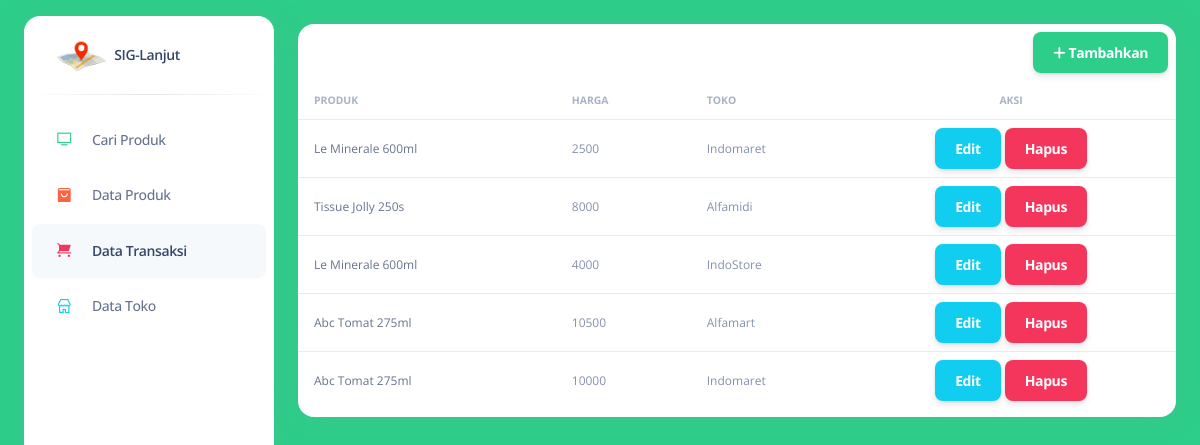
Page /transaksi/index.php on the committed database.
### tables this page shows
CREATE TABLE `transaksi` (
  `id` int NOT NULL,
  `prod_id` bigint DEFAULT NULL,
  `harga` int DEFAULT NULL,
  `toko_id` int DEFAULT NULL,
  `tgl` datetime DEFAULT NULL,
  `jumlah` int DEFAULT NULL
);

CREATE TABLE `produk` (
  `bar` char(13) NOT NULL DEFAULT '',
  `nama` varchar(50) NOT NULL,
  `kategori` varchar(20) NOT NULL DEFAULT 'lainnya'
);

CREATE TABLE `toko` (
  `id` int NOT NULL,
  `nama` varchar(50) DEFAULT NULL,
  `alamat` varchar(50) DEFAULT NULL,
  `lat` double DEFAULT NULL,
  `lng` double DEFAULT NULL
);

### koneksi.php (called while the page is built, shortened)
<?php
$url = "http://" . $_SERVER['HTTP_HOST'] . "/sig-l/";

### transaksi/index.php (the view, shortened to what this page needs)
<?php
include '../koneksi.php';
$query = "
  SELECT transaksi.id AS id, produk.bar AS bar, produk.nama AS nama, transaksi.harga AS harga, toko.nama AS toko
  FROM transaksi
  JOIN produk ON transaksi.prod_id = produk.bar
  JOIN toko ON transaksi.toko_id = toko.id
";
$result = $kon->query($query);
$datas = [];
if ($result->num_rows > 0) {
  while ($row = $result->fetch_assoc()) {
    $datas[] = $row;
  }
} else {
  echo "<script>console.log('No data found')</script>";
}
?>
<!DOCTYPE html>
<html lang="en">
<head>
  <?php include '../layout/head.php'; ?>
</head>
<body class="g-sidenav-show bg-gray-100">
  <?php
  include '../layout/sidebar.php';
  ?>
  <main class="main-content position-relative border-radius-lg vh-100">
    <div class="container-fluid py-4">
      <div class="row">
        <div class="col-12">
          <div class="card mb-4">
            <div class="card-head text-end">
              <a href="<?= $url ?>transaksi/tambah.php" class="btn btn-icon btn-3 btn-success m-2" type="button">
                <span class="btn-inner--icon"><i class="fa-solid fa-plus"></i></span>
                <span class="btn-inner--text">Tambahkan</span>
              </a>
            </div>
            <div class="card-body px-0 pt-0 pb-2">
              <div class="table-responsive p-0">
                <table class="table align-items-center mb-0">
                  <thead>
                    <tr>
                      <th class="text-uppercase text-secondary text-xxs font-weight-bolder opacity-7 ps-3">Produk</th>
                      <th class="text-uppercase text-secondary text-xxs font-weight-bolder opacity-7 ps-2">Harga</th>
                      <th class="text-uppercase text-secondary text-xxs font-weight-bolder opacity-7 ps-2">Toko</th>
                      <th class="text-center text-uppercase text-secondary text-xxs font-weight-bolder opacity-7">Aksi</th>
                    </tr>
                  </thead>
                  <tbody>
                    <?php foreach ($datas as $data): ?>
                      <tr>
                        <td>
                          <div class="d-flex px-2 py-1">
                            <div class="d-flex flex-column justify-content-center">
                              <p class="mb-0 text-xs text-wrap"><?= $data['nama']; ?></p>
                            </div>
                          </div>
                        </td>
                        <td>
                          <p class="text-xs text-secondary mb-0 text-wrap"><?= $data['harga']; ?></p>
                        </td>
                        <td>
                          <p class="text-xs text-secondary mb-0 text-wrap"><?= $data['toko']; ?></p>
                        </td>
                        <td class="align-middle text-center">
                          <a href="<?= $url ?>/transaksi/edit.php?id=<?= urlencode($data['id']); ?>" class="edit btn btn-info m-0">Edit</a>
                          <button class="hapus btn btn-danger m-0" data-bs-toggle="modal" data-bs-target="#modal-default" data-id="<?= $data['id']; ?>">Hapus</button>
                        </td>
                      </tr>
                    <?php endforeach; ?>
                  </tbody>
                </table>
              </div>
            </div>
          </div>
        </div>
      </div>
  </main>
</body>
</html>

### rows in the picture
transaksi: produk.nama "Le Minerale 600ml", harga "2500", toko.nama "Indomaret"
transaksi: produk.nama "Tissue Jolly 250s", harga "8000", toko.nama "Alfamidi"
transaksi: produk.nama "Le Minerale 600ml", harga "4000", toko.nama "IndoStore"
transaksi: produk.nama "Abc Tomat 275ml", harga "10500", toko.nama "Alfamart"
transaksi: produk.nama "Abc Tomat 275ml", harga "10000", toko.nama "Indomaret"
